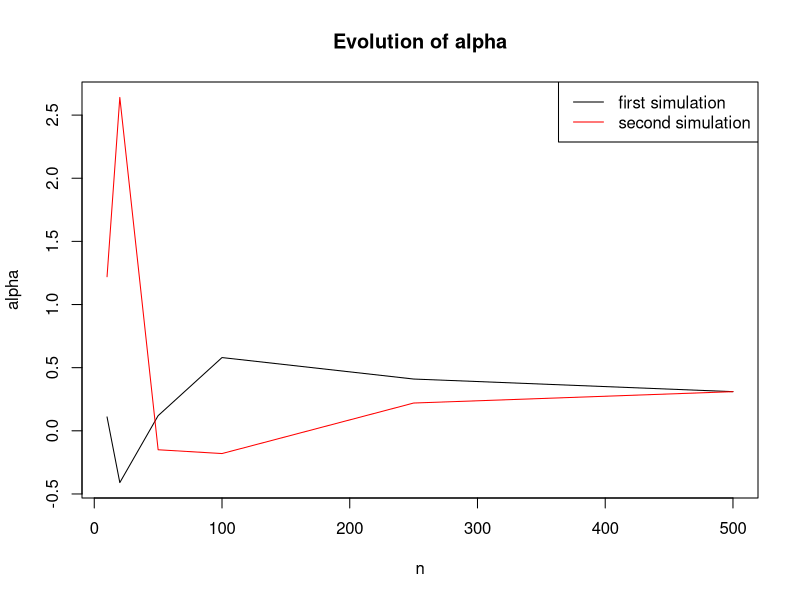
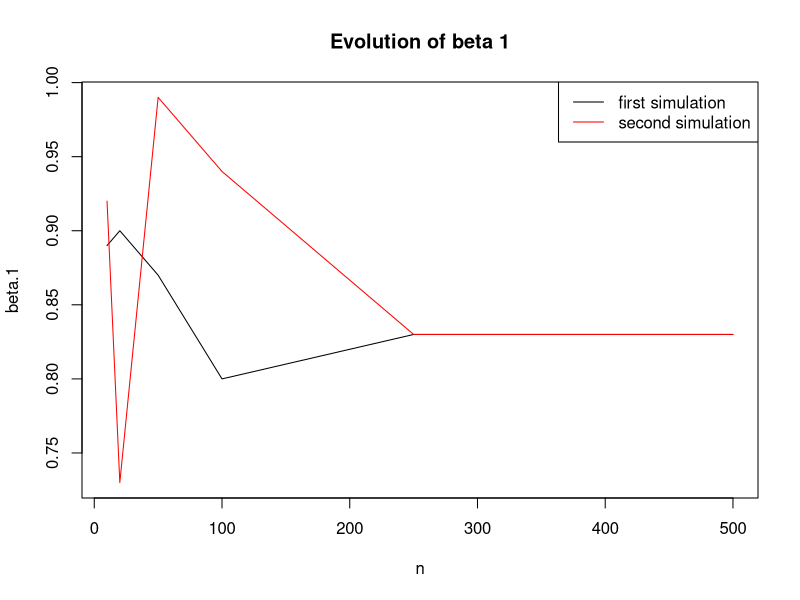
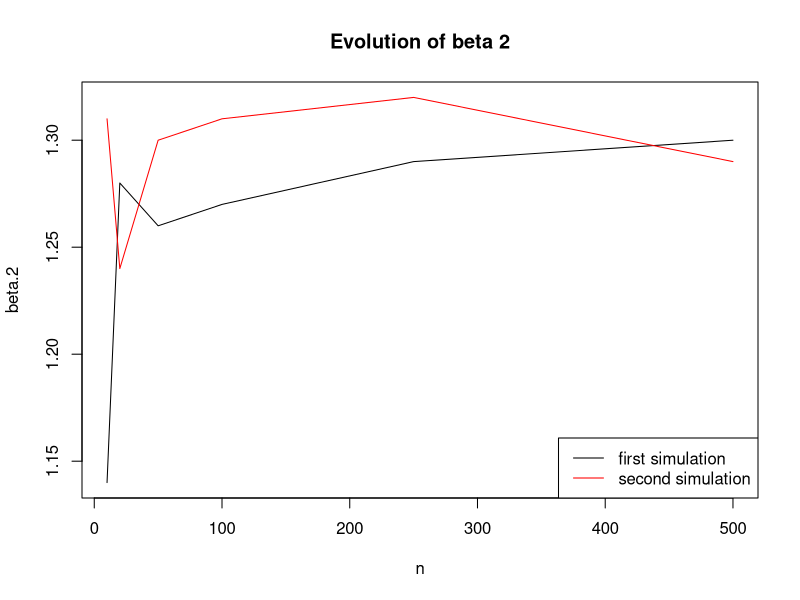

Source code (R) for these figures, in order:
## ---- chunk 1
## Parameters
alpha <- 0.5
beta_1 <- 0.8
beta_2 <- 1.3
real_beta <-rbind(alpha,beta_1,beta_2)
n <- 20
## Creation of the Matrix of X, the error term and calculation of Y
x_0 <- c(rep_len(1,n))
set.seed(12)
x_1 <- c(runif(n,0,10))
set.seed(1054)
x_2 <- c(runif(n,0,10))
set.seed(12)
X <- cbind(x_0,x_1,x_2)

eps <- c(rnorm(n,0,2))

Y <- alpha*x_0 + beta_1*x_1 + beta_2*x_2 + eps
message('X=')
round(X,1)
message('Y=')
round(Y,1)
message('epsilon=')
round(eps,1)
## ---- chunk 2
est_B <- solve(t(X)%*%X)%*%t(X)%*%Y  # estimated beta
message('estimated beta=')
round(est_B,3)
## ---- chunk 3
est_Y <- X%*%est_B #estimated Y
est_e <- Y-est_Y #residual error
# creation of equations that need to be tested
message('equation 1:')
t(est_e)%*%est_e
message('=')
t(Y)%*%Y-t(est_B)%*%t(X)%*%Y-t(Y)%*%X%*%est_B+t(est_B)%*%t(X)%*%X%*%est_B
message('\nequation 2:')
t(est_B)%*%t(X)%*%Y
message('=')
t(Y)%*%X%*%est_B
## ---- chunk 4
# compute matrix M 

M <- diag(20)-X%*%solve(t(X)%*%X)%*%t(X)

message('max(abs(MM-M)) =')
max(abs(M%*%M-M))

# compute matrix P -> P= Xinv(X'X)-X'
P <- X%*%solve(t(X)%*%X)%*%t(X)

message('\nmax(abs(PP-P)) =')
max(abs(P%*%P-P))

message('\nmax(abs(P-t(P))) =')
max(abs(P-t(P)))

message('\nmax(abs(M-t(M))) =')
max(abs(M-t(M)))

## ---- chunk 5
# partial model: 
pX <- cbind(x_0,x_1) # pX stands for partial model X.
pest_B <- solve(t(pX)%*%pX)%*%t(pX)%*%Y
pest_Y <- pX%*%pest_B
pest_e <- Y-pest_Y
message('beta estimate of the partial model:')
pest_B
# SSE calculation
message('\nfull model SSE=')
fSSE <- t(est_e)%*%est_e
fSSE
message('\npartial model SSE=')
pSSE <- t(pest_e)%*%pest_e
pSSE

## ---- chunk 6
# R2 and ajusted R2 calculation
# SSR calculation est_Y-avY
# compute average of y
mean_Y <- c(rep_len(mean(Y),n))
# full model SSR 
fSSR <- sum((est_Y-mean_Y)^2)
# partial model SSR
pSSR <- sum((pest_Y-mean_Y)^2)
# SST calculation
# SST
SST <- sum((Y-mean_Y)^2)


# R squared
fR2 <- 1-(fSSE/SST)
pR2 <- 1-(pSSE/SST)



# Adjusted-R squared = 1 - ((1-R2)(n-1)/(n-k-1)), where k= number of independant regressor
fk <- 2 # regressors of full model
pk <- 1 # regressors of partial model
fAR2 <- 1-((1-fR2)*(n-1)/(n-fk-1)) # adjusted r2 of full model
pAR2 <- 1-((1-pR2)*(n-1)/(n-pk-1)) # adjusted r2 of partial model


T1<-data.frame('type'='full model','R2'=fR2,'adjusted R2'=fAR2)
T2<-data.frame('type'='partial model', 'R2'=pR2,'adjusted R2'=pAR2)
T3=rbind(T1,T2)
print(T3)
## ---- chunk 7
# create a vector n for the 6 subsamples
n=cbind(10,20,50,100,250,500)

# generate a sample of X, errors of n6=500 and calculate the full model
X_500_0 <- c(rep_len(1,500))
set.seed(12)
X_500_1 <- c(runif(500,0,10))
set.seed(1054)
X_500_2 <- c(runif(500,0,10))
X_500 <- cbind(X_500_0,X_500_1,X_500_2)
set.seed(12)
Neps <- c(rnorm(500,0,2))
Y_new <- c(rep_len(1,500))
Y_new <- alpha*X_500_0 + beta_1*X_500_1 + beta_2*X_500_2 + Neps

# create a loop to calculate the estimated beta for each subsample
estimated_beta_full <-matrix(1,nrow=3,ncol = 6)
ee <-c(rep(1,6))
for (i in 1:6){
  X<-cbind(rep(1,n[i]),X_500_1[1:n[i]],X_500_2[1:n[i]])
  estimated_beta_full[1:3,i]<-solve(t(X)%*%X)%*%t(X)%*%Y_new[1:n[i]]
  e<-Y_new[1:n[i]]-X%*%estimated_beta_full[1:3,i]
  ee[i]<-t(e)%*%e
}
# We create a data frame df1 with the values of the estimators
df1=data.frame('n'=t(n),'alpha'=round(estimated_beta_full[1,],2),'beta 1'=round(estimated_beta_full[2,],2),'beta 2'=round(estimated_beta_full[3,],2))

# generate a NEW sample of X, compute the new data frame and plot the evolutions
sec_X_500_0 <- c(rep_len(1,500))
set.seed(14)
sec_X_500_1 <- c(runif(500,0,10))
set.seed(27)
sec_X_500_2 <- c(runif(500,0,10))
sec_X_500 <- cbind(sec_X_500_0,sec_X_500_1,sec_X_500_2)
set.seed(14)
sec_Neps <- c(rnorm(500,0,2))
sec_Y_new <- c(rep_len(1,500))
sec_Y_new <- alpha*sec_X_500_0 + beta_1*sec_X_500_1 + beta_2*sec_X_500_2 + sec_Neps

# create a loop to calculate the estimated beta for each subsample
sec_estimated_beta_full <-matrix(1,nrow=3,ncol = 6)
sec_ee <-c(rep(1,6))
for (i in 1:6){
  X<-cbind(rep(1,n[i]),sec_X_500_1[1:n[i]],sec_X_500_2[1:n[i]])
  sec_estimated_beta_full[1:3,i]<-solve(t(X)%*%X)%*%t(X)%*%sec_Y_new[1:n[i]]
  e<-sec_Y_new[1:n[i]]-X%*%sec_estimated_beta_full[1:3,i]
  ee[i]<-t(e)%*%e
}



df2=data.frame('n'=t(n),'alpha'=round(sec_estimated_beta_full[1,],2),'beta 1'=round(sec_estimated_beta_full[2,],2),'beta 2'=round(sec_estimated_beta_full[3,],2))

#plots:

with(df1, 
     plot(n, 
          alpha, 
          type='l',
          ylim = c(min(c(df1$alpha,df2$alpha)),max(c(df1$alpha,df2$alpha)))))
lines(df2$n,
      df2$alpha, 
      col='red')
legend("topright",
       legend=c("first simulation", "second simulation"),
       col=c("black", "red"), lty=c(1,1))
title('Evolution of alpha')

with(df1, 
     plot(n, 
          beta.1, 
          type='l',
          ylim = c(min(c(df1$beta.1,df2$beta.1)),max(c(df1$beta.1,df2$beta.1)))))
lines(df2$n,df2$beta.1, col='red')
legend("topright",
       legend=c("first simulation", "second simulation"),
       col=c("black", "red"), lty=c(1,1))
title('Evolution of beta 1')
with(df1, 
     plot(n,
          beta.2, 
          type='l',
          ylim = c(min(c(df1$beta.2,df2$beta.2)),max(c(df1$beta.2,df2$beta.2)))))
lines(df2$n,df2$beta.2, col='red')
legend("bottomright",
       legend=c("first simulation", "second simulation"),
       col=c("black", "red"), lty=c(1,1))
title('Evolution of beta 2')

df1
df2

